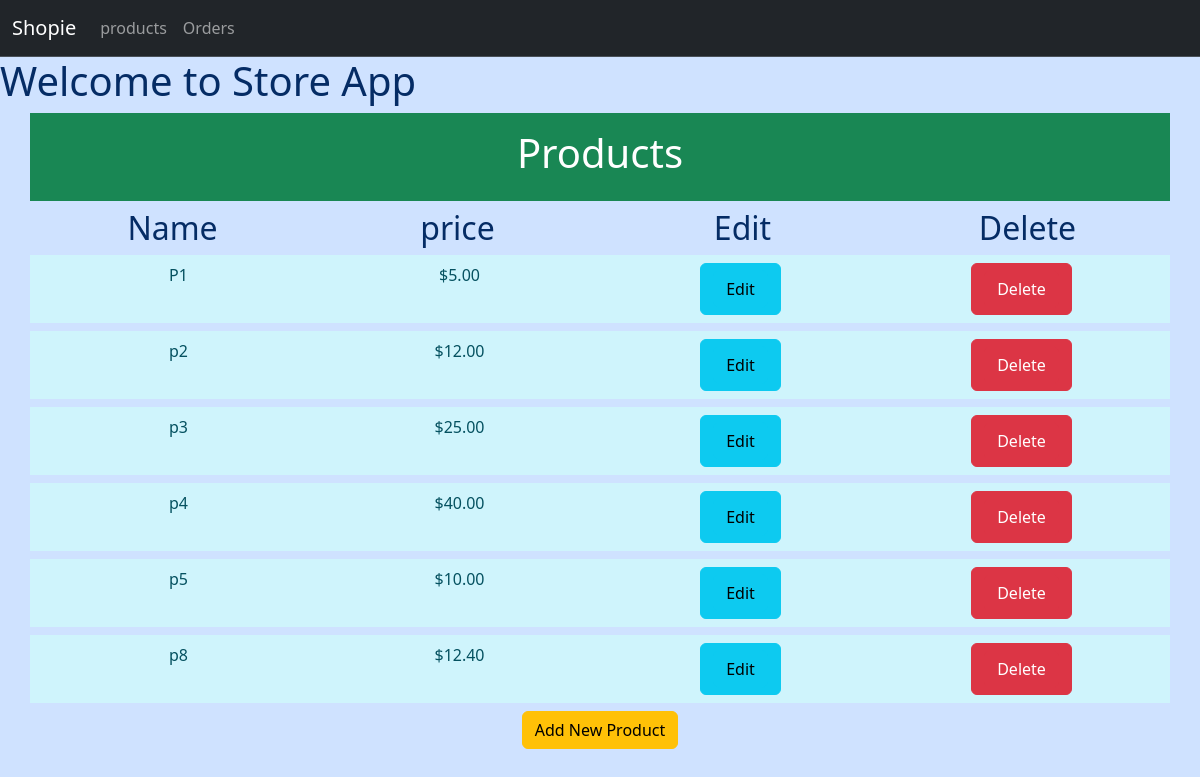
Screenshot of /products/ with the database file from the repository.
### app/models.py (models this page shows, shortened)
class Product(models.Model):
    name = models.CharField(max_length=255)
    price = models.DecimalField(max_digits=10, decimal_places=2)
    created_at = models.DateTimeField(auto_now_add=True)
    updated_at = models.DateTimeField(auto_now=True)

### app/views.py (the view)
# urls.py: path('products/',ProductListView.as_view(),name='product_list'),
class ProductListView(ListView):
    model = Product
    template_name = 'app/product_list.html'
    context_object_name = 'products'

### app/templates/app/product_list.html (shortened to what this page needs)
{% extends "app/base.html" %}
{% block content %}
    <div class="container text-center">
        <div class="row p-3 mb-2 bg-success text-white">
            <div class="col"><h1>Products</h1></div>
        </div>
        <div class="row">
            <div class="col">
              <h2>Name</h2>
            </div>
            <div class="col">
              <h2>price</h2>
            </div>
            <div class="col">
              <h2>Edit</h2>
            </div>
            <div class="col"><h2>Delete</h2></div>
        </div>
          {% for product in products %}
            <div class="row p-2 mb-2 bg-info-subtle text-info-emphasis">
                <div class="col">{{product.name}}</div>
                <div class="col">${{product.price}}</div>
                <div class="col">
                    <button type="button" class="btn btn-info">
                        <a href="{% url 'product_update' product.id %}" class="btn btn-info link-offset-2 link-underline-opacity-25 link-underline-opacity-100-hover">Edit</a>
                    </button>
                </div>
                <div class="col">
                    <button type="button" class="btn btn-danger">
                        <a href="{% url 'product_delete' product.id %}" class="btn btn-danger link-offset-2 link-underline-opacity-25 link-underline-opacity-100-hover">Delete</a>
                    </button>
                </div>
            </div>
          {% endfor %}
        <button type="button" class="btn btn-warning">
            <a href="{% url 'product_create' %}" class="nav-link">Add New Product</a>
        </button>
    </div>
{% endblock %}

### rows the page displays
Product: name "P1", price "5.00"
Product: name "p2", price "12.00"
Product: name "p3", price "25.00"
Product: name "p4", price "40.00"
Product: name "p5", price "10.00"
Product: name "p8", price "12.40"
